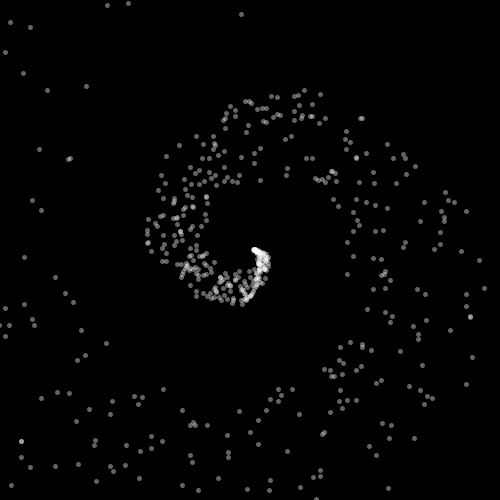
Frame 1 (no input)
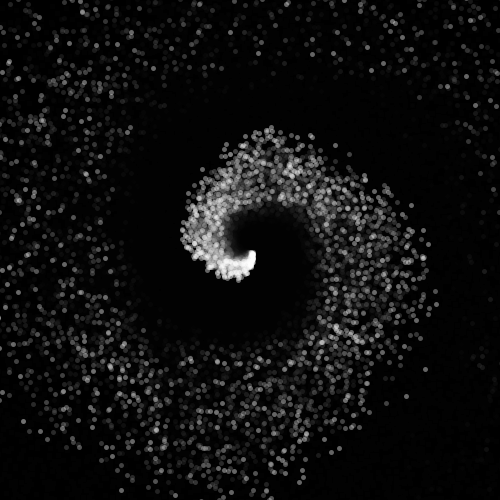
Frame 60 (the mouse pressed at the canvas centre just before this capture)
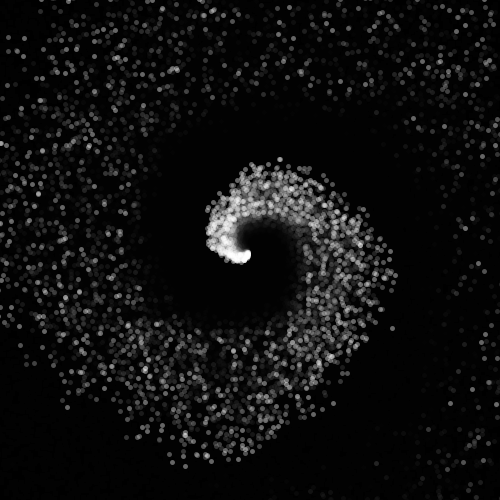
Frame 120 (the mouse held since frame 60 and released just before this capture)

The Processing sketch that drew these frames (run headless with seeded random() and noise(); from frame 60 on, the mouse is pressed at the canvas centre):

// Processing sketch: processing_4742
// ── processing_4742.pde

float ang=0;int mx,my;

void setup(){
  size(500,500);
  mx=width/2;my=height/2;
  background(0);
  strokeWeight(5);
  fill(0,50);
}

void draw(){ 
  noStroke();
  rect(0,0,width,height);
  stroke(255,100); 
  float ray=2;
  ang-=5.1;
  for(int i=0;i<650;i++){ 
    ray*=1.0022;
    ray+=0.16;
    float maxray=ray*2.5;
    float a=radians(ang+i);
    point(mx+ cos(a)*random(ray,maxray),my+sin(a)*random(ray,maxray)); 
  }
}
